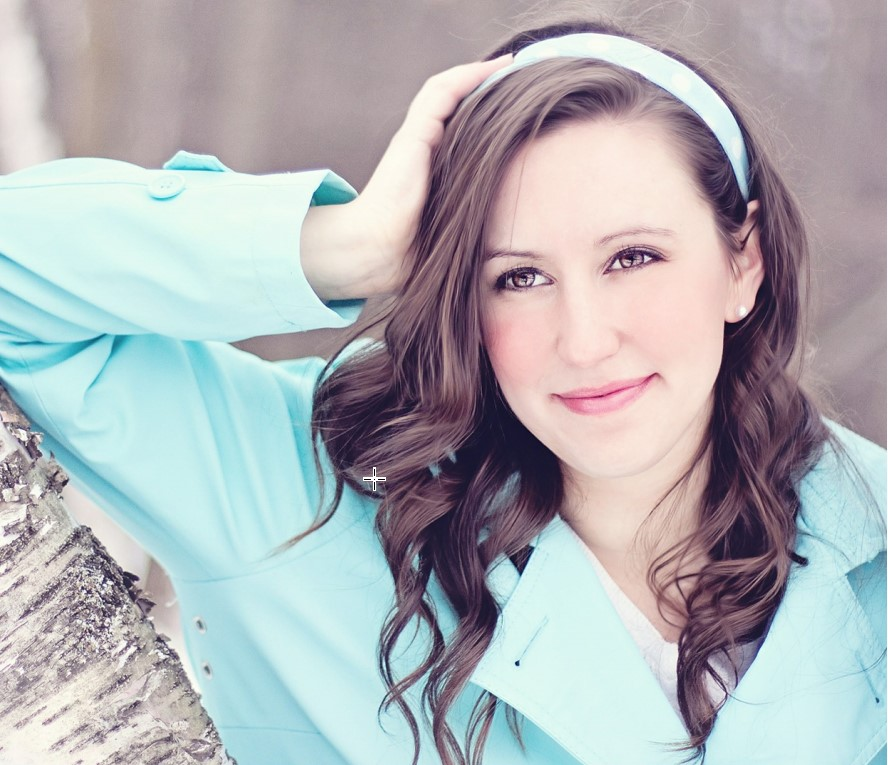
#> input picture woman.jpg, 888 x 765 px, found by its file name
$ python proc_imagem_DetectaFace.py
#> lines starting #> are read from the running program, lines starting #| are printed output that depends on the picture; after the words box and inside, x2 and y2 are one past the last pixel; in counts of white or black regions, pixels touching at a corner belong together
import cv2
import numpy as np
from matplotlib import pyplot as plt

plt.rcParams['figure.figsize'] = (224,224)

face_cascade = cv2.CascadeClassifier('app/haarcascade_frontalface_default.xml')

img = cv2.imread('woman.jpg')
#> img is the input picture: shape (765, 888, 3); mean B, G, R 181.5, 177.7, 175.3

gray = cv2.cvtColor(img, cv2.COLOR_BGR2GRAY)
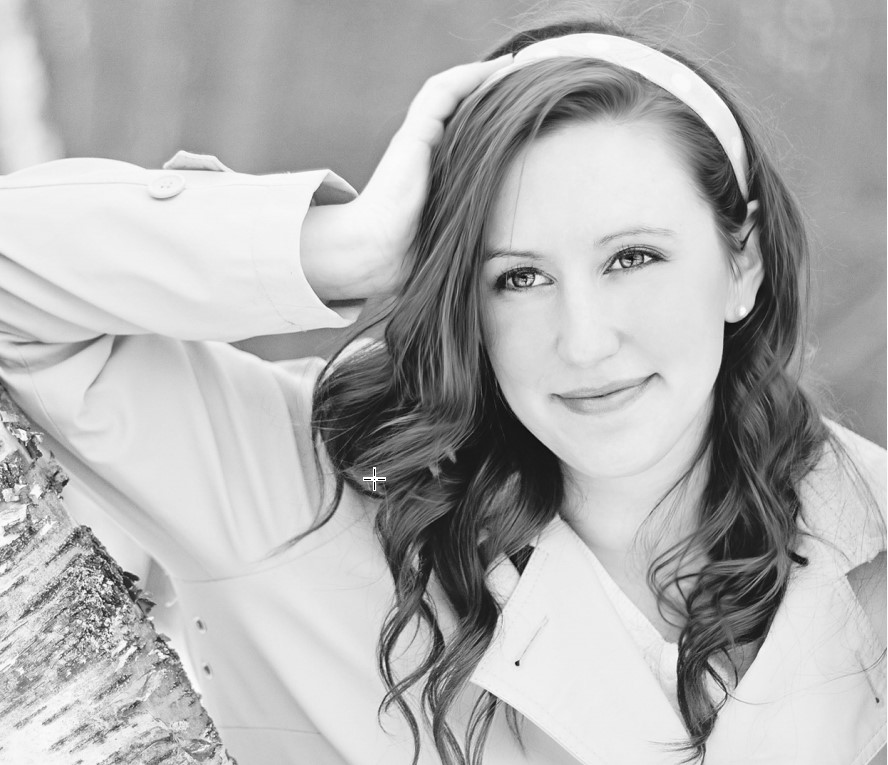
#> gray: shape (765, 888); min 0, max 255, mean 177.4

faces = face_cascade.detectMultiScale(gray, 1.3, 5)
#> faces = [[436, 151, 310, 310]]

count = 0

for (x,y,w,h) in faces:
    img = cv2.rectangle(img,(x,y),(x+w,y+h),(255,0,0),2)
    roi_gray = gray[y:y+h, x:x+w]
    roi_color = img[y:y+h, x:x+w]
    count += 1
#> this loop made 1 pass
#> (x, y, w, h, count) on pass 1: (436, 151, 310, 310, 1)
#> pass 1, `img = cv2.rectangle(img,(x,y),(x+w,y+h),(255,0,0),2)`:
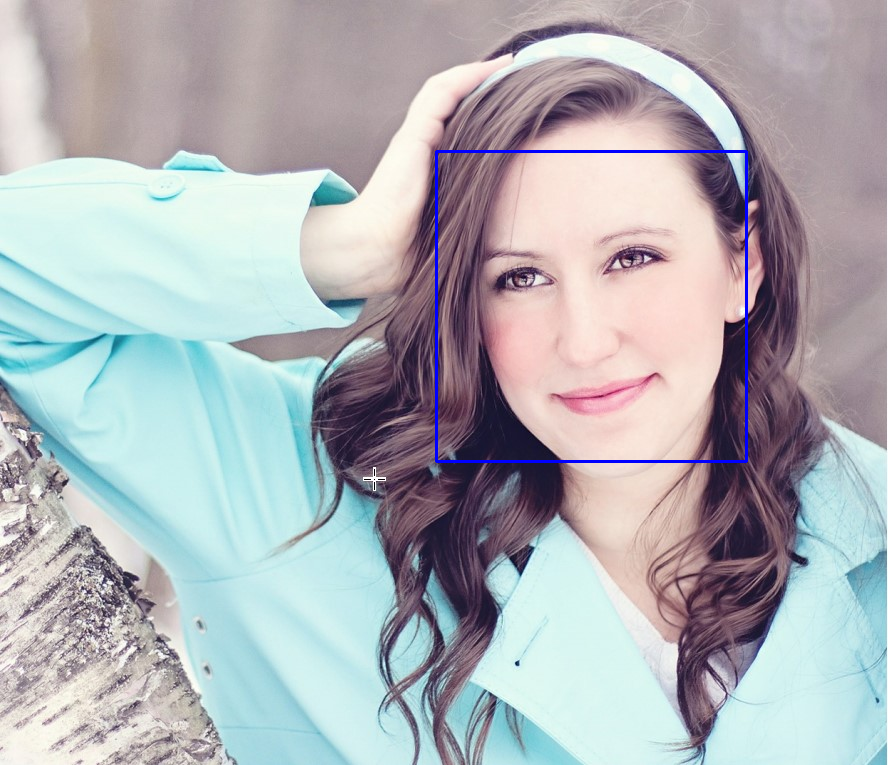
#> img: shape (765, 888, 3); 0.55% of pixels changed, all inside (x1, y1, x2, y2) = (435, 150, 748, 463)
#> pass 1, `roi_gray = gray[y:y+h, x:x+w]`:
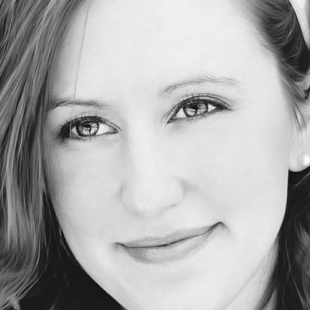
#> roi_gray: shape (310, 310); min 6, max 254, mean 171
#> pass 1, `roi_color = img[y:y+h, x:x+w]`:
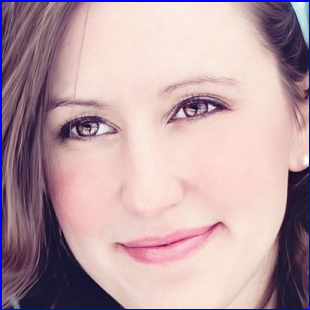
#> roi_color: shape (310, 310, 3); mean B, G, R 167, 160.2, 187.9
#> after the loop, count = 1

cv2.imshow('img', img)
cv2.waitKey(0)
cv2.destroyAllWindows()
